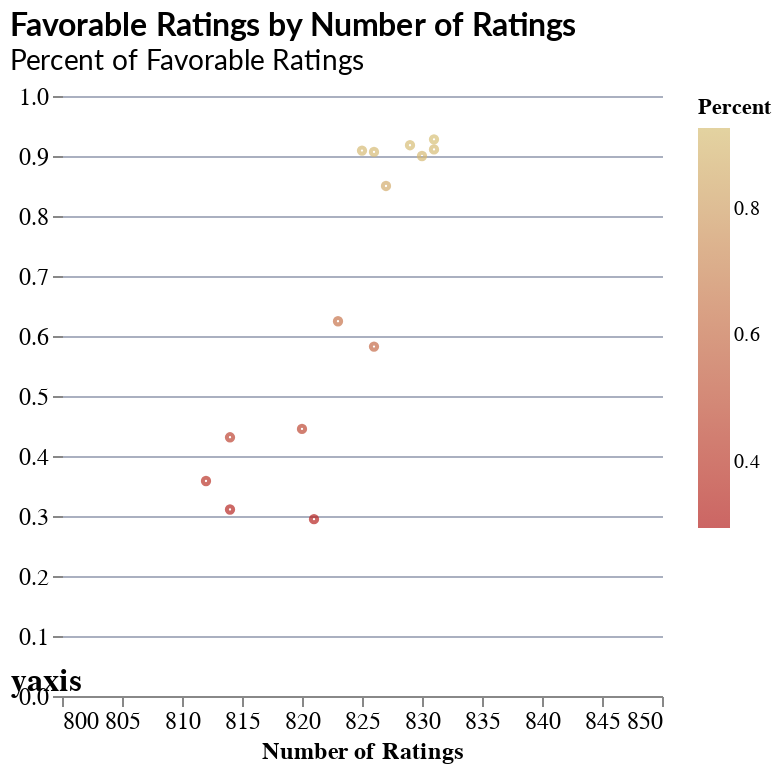

The cell this chart's notebook holds for it:
### Code cell
fav_count_chart = alt.Chart(fav_rating_count).mark_point(size=10).encode(
    x = alt.X('total:Q', title = 'Number of Ratings', scale=alt.Scale(domain=[800, 850]), axis = alt.Axis(labelFontSize=12, titleFontSize=12)),
    y = alt.Y('percent_1:Q', title = 'yaxis', axis = alt.Axis(labelFontSize=12)),
    color = alt.Color('percent_1:Q', title = 'Percent', 
                      scale=alt.Scale(range=["#B62321", "#BD4232", "#C36244", "#CA8155", "#D0A167", "#D7C078"]))
).properties(
    title = {
        "text": "Favorable Ratings by Number of Ratings",
        "subtitle": "Percent of Favorable Ratings",
        "fontSize": 16,
        "subtitleFontSize": 14
    }
)

fav_count_chart

### Figure 1 — Vega-Lite specification as saved in the notebook (floating-point values rounded to 4 significant figures)
{"config": {"title": {"anchor": "start", "font": "Lato", "fontSize": 20, "subtitleFontSize": 18, "subtitleFont": "Lato"}, "axisX": {"titleFontSize": 16, "labelFontSize": 14, "grid": false}, "axisY": {"domain": false, "titleFontSize": 16, "titleAngle": 0, "titleBaseline": "bottom", "titleAnchor": "start", "labelFontSize": 14, "grid": true, "gridColor": "#aab0c0", "gridWidth": 1}, "background": "#FFFFFF", "view": {"stroke": null}, "range": {"category": ["#B62321", "#A1A332", "#15509F", "#3B444B", "#D7C078", "#DC5026"], "sequential": ["#B62321", "#BD4232", "#C36244", "#CA8155", "#D0A167", "#D7C078"], "diverging": ["#15509F", "#638ABF", "#B1C5DF", "#FFFFFF", "#F3C5B7", "#E88A6E", "#DC5026"]}, "area": {}, "line": {}, "point": {}, "text": {"fontSize": 14}, "bar": {}, "facet": {"titleFontSize": 16}}, "data": {"name": "data-061104a10533fd1d2a9367c740c82cf4"}, "mark": {"type": "point", "size": 10}, "encoding": {"color": {"field": "percent_1", "scale": {"range": ["#B62321", "#BD4232", "#C36244", "#CA8155", "#D0A167", "#D7C078"]}, "title": "Percent", "type": "quantitative"}, "x": {"axis": {"labelFontSize": 12, "titleFontSize": 12}, "field": "total", "scale": {"domain": [800, 850]}, "title": "Number of Ratings", "type": "quantitative"}, "y": {"axis": {"labelFontSize": 12}, "field": "percent_1", "title": "yaxis", "type": "quantitative"}}, "title": {"text": "Favorable Ratings by Number of Ratings", "subtitle": "Percent of Favorable Ratings", "fontSize": 16, "subtitleFontSize": 14}, "$schema": "https://vega.github.io/schema/vega-lite/v5.20.1.json", "datasets": {"data-061104a10533fd1d2a9367c740c82cf4": [{"character": "Anakin Skywalker", "rating_mapped": "Favorable", "count": 514, "percent": 62.0, "total": 823, "percent_1": 0.6245}, {"character": "Boba Fett", "rating_mapped": "Favorable", "count": 291, "percent": 36.0, "total": 812, "percent_1": 0.3584}, {"character": "C-3P0", "rating_mapped": "Favorable", "count": 703, "percent": 85.0, "total": 827, "percent_1": 0.8501}, {"character": "Darth Vader", "rating_mapped": "Favorable", "count": 481, "percent": 58.0, "total": 826, "percent_1": 0.5823}, {"character": "Emperor Palpatine", "rating_mapped": "Favorable", "count": 253, "percent": 31.0, "total": 814, "percent_1": 0.3108}, {"character": "Han Solo", "rating_mapped": "Favorable", "count": 761, "percent": 92.0, "total": 829, "percent_1": 0.918}, {"character": "Jar Jar Binks", "rating_mapped": "Favorable", "count": 242, "percent": 29.0, "total": 821, "percent_1": 0.2948}, {"character": "Lando Calrissian", "rating_mapped": "Favorable", "count": 365, "percent": 45.0, "total": 820, "percent_1": 0.4451}, {"character": "Luke Skywalker", "rating_mapped": "Favorable", "count": 771, "percent": 93.0, "total": 831, "percent_1": 0.9278}, {"character": "Obi Wan Kenobi", "rating_mapped": "Favorable", "count": 750, "percent": 91.0, "total": 825, "percent_1": 0.9091}, {"character": "Padme Amidala", "rating_mapped": "Favorable", "count": 351, "percent": 43.0, "total": 814, "percent_1": 0.4312}, {"character": "Princess Leia Organa", "rating_mapped": "Favorable", "count": 757, "percent": 91.0, "total": 831, "percent_1": 0.911}, {"character": "R2 D2", "rating_mapped": "Favorable", "count": 747, "percent": 90.0, "total": 830, "percent_1": 0.9}, {"character": "Yoda", "rating_mapped": "Favorable", "count": 749, "percent": 91.0, "total": 826, "percent_1": 0.9068}]}}
